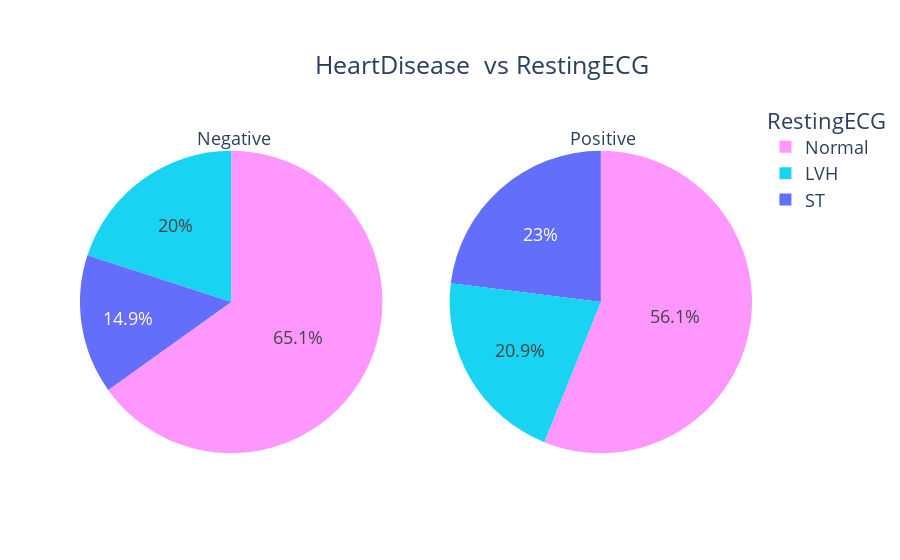

Write notebook code for a chart like this one.
### Code cell
counts0 = Counter(data[data['HeartDisease']==0]['RestingECG'])
counts1 = Counter(data[data['HeartDisease']==1]['RestingECG'])
fig = make_subplots(rows=1, cols=2, specs=[[{"type": "pie"}, {"type": "pie"}]])

fig.add_trace(go.Pie(
     values=[item[1] for item in sorted(counts0.items())],
     labels=[item[0] for item in sorted(counts0.items())],
     domain=dict(x=[0, 0.5]),
     name=" Negative",title=' Negative'), 
     row=1, col=1)
fig.update_traces(marker=dict(colors=['#19D3F3', '#FF97FF']))
fig.add_trace(go.Pie(
     values=[item[1] for item in sorted(counts1.items())],
     labels=[item[0] for item in sorted(counts1.items())],
     domain=dict(x=[0.5, 1.0]),
     name=" Positive",title=' Positive'),
    row=1, col=2)

fig.update_layout(
    title={'text':'HeartDisease  vs RestingECG','xanchor':'left','yanchor': 'top','y':0.9,'x':0.35},
    xaxis_title="X Axis Title",
    yaxis_title="Y Axis Title",
    legend_title="RestingECG",
    font=dict(size=18)
)

fig.show()

### Figure 1 — Plotly figure (JSON) as saved in the notebook; plotly's stock layout.template omitted (floating-point values rounded to 4 significant figures)
{"data": [{"domain": {"x": [0, 0.45], "y": [0, 1]}, "labels": ["LVH", "Normal", "ST"], "marker": {"colors": ["#19D3F3", "#FF97FF"]}, "name": " Negative", "title": {"text": " Negative"}, "type": "pie", "values": [82, 267, 61]}, {"domain": {"x": [0.55, 1], "y": [0, 1]}, "labels": ["LVH", "Normal", "ST"], "name": " Positive", "title": {"text": " Positive"}, "type": "pie", "values": [106, 285, 117]}], "layout": {"font": {"size": 18}, "legend": {"title": {"text": "RestingECG"}}, "title": {"text": "HeartDisease  vs RestingECG", "x": 0.35, "xanchor": "left", "y": 0.9, "yanchor": "top"}, "xaxis": {"title": {"text": "X Axis Title"}}, "yaxis": {"title": {"text": "Y Axis Title"}}}}
